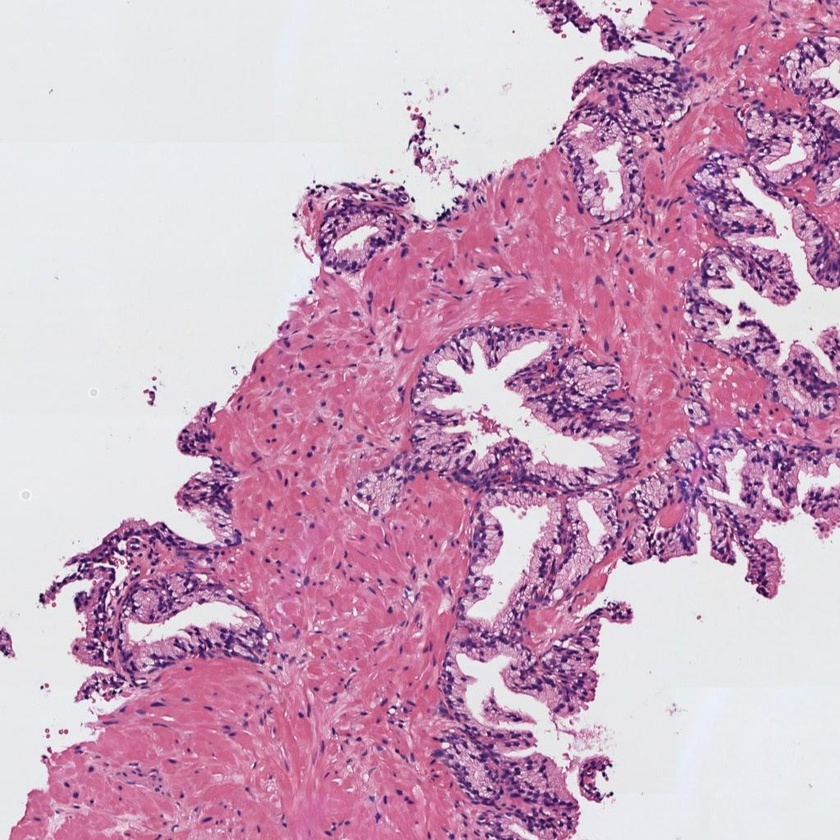
#> input picture examenTercerparcial/histo_1.jpg, 840 x 840 px, shrunk from 1024 x 1024 before the run
$ jupyter execute examenPractico_Steven_Chuiza.ipynb
#> lines starting #> are read from the running program, lines starting #| are printed output that depends on the picture; after the words box and inside, x2 and y2 are one past the last pixel; in counts of white or black regions, pixels touching at a corner belong together
## Examen Practico - Tercer Parcial

**Nombre:** *Steven Chuiza* <br>
**Fecha:** *14/6/2026* <br>

#### 0) Cargar una de las imágenes histológicas

[cell 1]
# Utilizar la librería skimage.io para leer la imagen 'histo_x.jpg' en formato RGB.
# Normalizar la imagen para que los píxeles se encuentren en el rango [0, 1]
# Visualizar la imagen

[cell 2]
# Importamos las librerias a utilizar en todo el programa
import cv2
import numpy as np
import pandas as pd
import matplotlib.pyplot as plt
from skimage.feature import graycomatrix, graycoprops # Para descriptores de textura
from skimage.measure import regionprops, label # Para descriptores de forma
from skimage import io

[cell 3]
# 1: Utilizamos la libreria skimage.io, nos permitira leer las imagenens a analizar en formato RGB
img_s = io.imread ('histo_1.jpg')
#> img_s is the input picture: shape (840, 840, 3); mean R, G, B 205, 166.3, 191.6
img_c = io.imread ('histo_2.jpg')
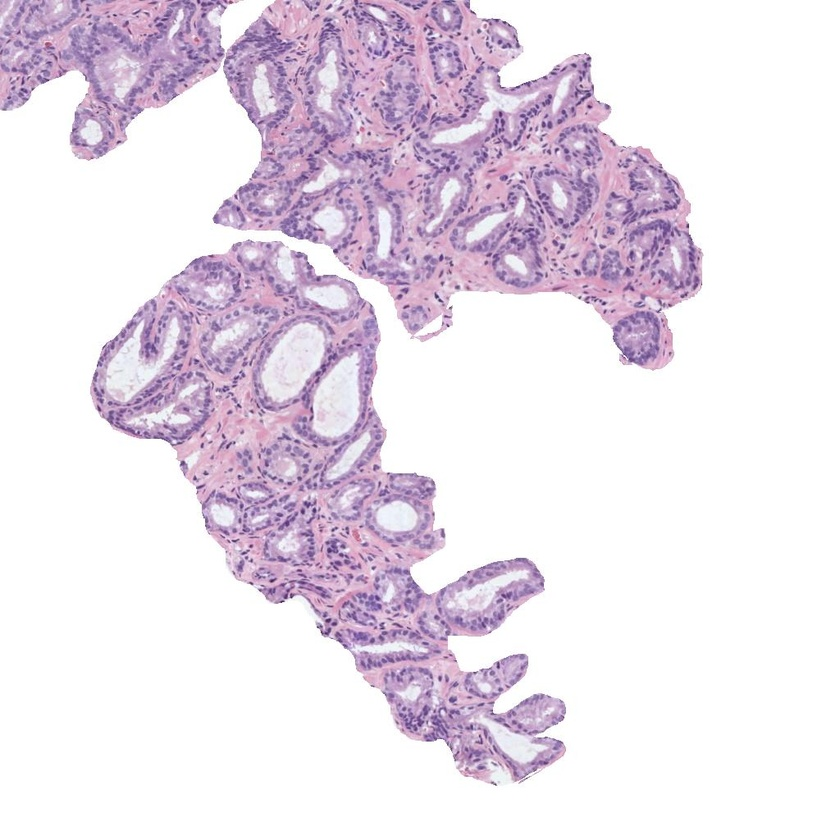
#> input picture examenTercerparcial/histo_2.jpg, 840 x 840 px, shrunk from 1024 x 1024 before the run
#> img_c is the input picture: shape (840, 840, 3); mean R, G, B 233.3, 223.2, 234.9

[cell 4]
# 2: Realizamos la normalizacion a amabas imagenes para que los pixeles se encuentren en rango [0, 1]
# Las imagenes digitales contienen valores de 0 a 255, lo cual vamos a dividir para normalizar
img_s_norm = img_s / 255.0
img_c_norm = img_c / 255.0

[cell 5]
# 3: Visualizamos las imagenes ya normalizadas
fig, ax = plt.subplots(1, 2, figsize=(10, 5))

ax[0].imshow(img_s_norm)
ax[0].set_title('Celula Sana (histo_1)')
ax[0].axis('off')

ax[1].imshow(img_c_norm)
ax[1].set_title('Celula Cancerígena (histo_2)')
ax[1].axis('off')

plt.tight_layout()
plt.show()

#### 1) Realizar una transformación de color para convertir la imagen al espacio de color CMYK

[cell 6]
# Extraer la componente magenta de la imagen (que corresponde a la región tisular)
# Visualizar la imagen del canal magenta

[cell 7]
# 1: Extreamos los componentes magenta SIENDO ( M = 1 - G )
# El canal verde corresponde al indice 1 dentro de la matriz RGB (0:R, 1:G, 2:G )
mag_s = 1.0 - img_s_norm[:, :, 1]
mag_c = 1.0 - img_c_norm[:, :, 1]

[cell 8]
# 2: Visualizamos ambas imagenes de cada magenta
fig, ax = plt.subplots(1, 2, figsize=(12, 5))

# Se utiliza cmap='gray' para visualizar la intensidad del canal
ax[0].imshow(mag_s, cmap='gray')
ax[0].set_title('Canal Magenta - EN ESTADO Sano')
ax[0].axis('off')

ax[1].imshow(mag_c, cmap='gray')
ax[1].set_title('Canal Magenta - EN ESTADO Cáncerigeno')
ax[1].axis('off')

plt.tight_layout()
plt.show()

#### 2) Umbralizar la imagen para separar los píxeles del fondo de la región tisular

[cell 9]
# Aplicar un filtro gaussiano de tamaño 5x5 y después utilizar el método de Otsu de manera que
# los píxeles correspondientes al lumen y al background de la imagen sean 1s y el resto de los píxeles tengan un valor de 0.
# Nota: Recordar que el método de Otsu requiere como input una imagen en el rango [0-255] en formato "uint8".
# Visualizar la máscara resultante

[cell 10]
# 1: Convertimos las imagenens del anterior canal al rango de [0-255] en el formato unit8
mag_s_unit8 = (mag_s * 255).astype(np.uint8)
mag_c_unit8 = (mag_c * 255).astype(np.uint8)

[cell 11]
# 2: Aplicacmos el filtro gaussiano del tamaño 5x5
# EL 0 va a ser el indicacor que OpenCV calcule automaticamente la desviacion estandar (sigma)
blur_s = cv2.GaussianBlur(mag_s_unit8, (5,5),0)
blur_c = cv2.GaussianBlur(mag_c_unit8, (5,5),0)

[cell 12]
# 3: Aplicamos el metodo de Otsu
# Utilizamos el THRESH_BINARY_INV con la finalidad de que el fondo (oscuro) pase a ser 1 mientras que la celula (clara) pase a ser 0
# El valor 1 va a ser nuestro valor maximo que va a tomar los pixeles umbralizados
_, mask_s = cv2.threshold(blur_s, 0, 1, cv2.THRESH_BINARY_INV + cv2.THRESH_OTSU)
#> mask_s: shape (840, 840); values 0 (black) and 1 (white), 46.4% white; 660 white regions (534 under 20 px), largest, box (x1, y1, x2, y2) and area: (0, 0, 675, 840) 212871, (456, 505, 840, 840) 76013, (429, 340, 620, 471) 8525
_, mask_c = cv2.threshold(blur_c, 0, 1, cv2.THRESH_BINARY_INV + cv2.THRESH_OTSU)
#> mask_c: shape (840, 840); values 0 (black) and 1 (white), 69.4% white; 10 black regions (6 under 20 px), largest, box (x1, y1, x2, y2) and area: (0, 0, 703, 370) 125877, (90, 239, 566, 786) 89883, (318, 412, 325, 421) 50, (468, 599, 477, 605) 41

[cell 13]
# 4: Visualizamos la mascara resultante
fig, ax = plt.subplots(1, 2, figsize=(12, 5))

# Usamos vmax=1 para que matplotlib inerprete que el color blanco absoluto es 1 y el negro es 0
ax[0].imshow(mask_s, cmap='gray', vmin=0, vmax=1)
ax[0].set_title('Máscara: Fondo=1, Tejido=0 - Sano')
ax[0].axis('off')

ax[1].imshow(mask_c, cmap='gray', vmin=0, vmax=1)
ax[1].set_title('Máscara: Fondo=1, Tejido=0 - Cáncer')
ax[1].axis('off')

plt.tight_layout()
plt.show()

#### 3) Limpiar la imagen eliminando los artefactos de lumen (objetos blancos pequeños que no son lúmenes)

[cell 14]
# Utilizar la librería skimage.morphology.remove_small_objects para eliminar aquellos objetos cuya área sea menor a 300 píxeles
# Más información en https://scikit-image.org/docs/dev/api/skimage.morphology.html#skimage.morphology.remove_small_objects
# Visualizaer la máscara resultante

[cell 15]
from skimage.morphology import remove_small_objects

# 1: Convertimos las mascaras a tipo booleano lo cual es requerido por la funcion
mask_s_bool = mask_s.astype(bool)
mask_c_bool = mask_c.astype(bool)

[cell 16]
# 2: Eliminamos los objetos pequeños (puntos) o areas menores a 300 pixeles
mask_s_clean = remove_small_objects(mask_s_bool, min_size=300)
mask_c_clean = remove_small_objects(mask_c_bool, min_size=300)
#> mask_c_clean: shape (840, 840) bool; 68.6% white; 9 black regions (5 under 20 px)

[cell 17]
# 3: Convertimos de nuevo a enteros de 0 y 1 para lograr visualizar y realizar futuros calculos
mask_s_clean = mask_s_clean.astype(np.uint8)
mask_c_clean = mask_c_clean.astype(np.uint8)

[cell 18]
# 4: Visualizamos la mascara resultante
fig, ax = plt.subplots(1, 2, figsize=(12, 5))

ax[0].imshow(mask_s_clean, cmap='gray', vmin=0, vmax=1)
ax[0].set_title('Máscara Limpia - Celula Sana')
ax[0].axis('off')

ax[1].imshow(mask_c_clean, cmap='gray', vmin=0, vmax=1)
ax[1].set_title('Máscara Limpia - Celula Cáncerigena')
ax[1].axis('off')

plt.tight_layout()
plt.show()

#### 4) Rellenar con 0s el fondo de la imagen para quedarnos únicamente con los lúmenes

[cell 19]
# Aplicar el algoritmo de expansión a partir de semillas (region growing) de manera que únicamente los lúmenes sean blancos
# y el resto de la imagen negra. Pista: utilizar dos semillas. Nota: Se pueden fijar las semillas de manera manual, pero
# se valorará positivamente a aquell@s que desarrollen una función para encontrarlas automáticamente.
# Visualizar la máscara resultante.

[cell 20]
# Desarrollamos la funcion para encontrar semillas
def encontrar_semillas_lumen(mascara):
    etiquetas = label(mascara)
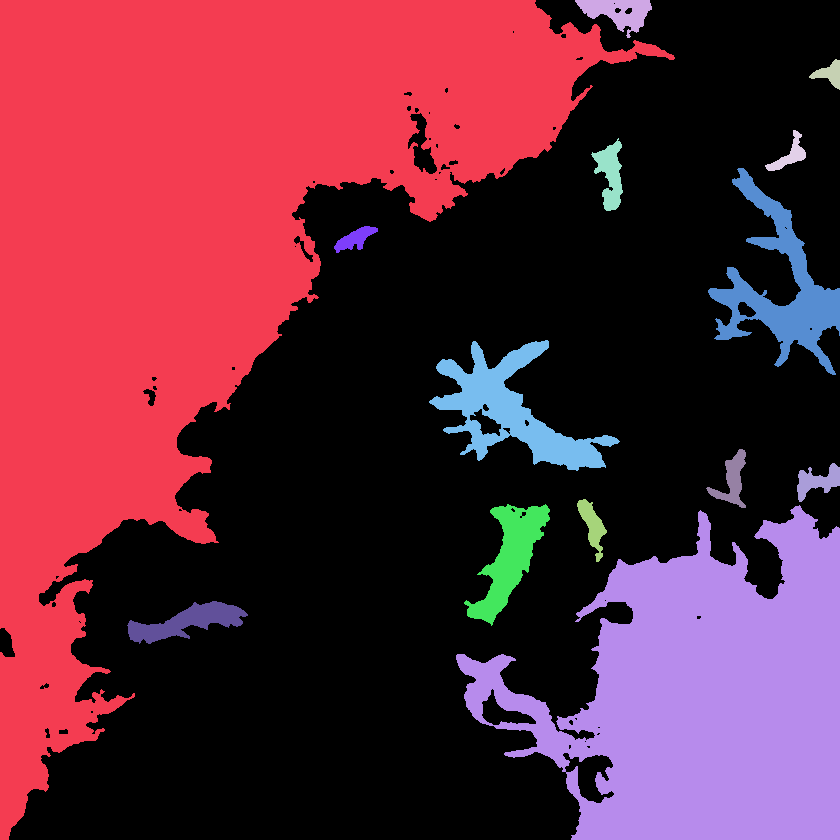
#> etiquetas: shape (840, 840) int64; 15 distinct labels, from 0 to 14; one colour per label, 0 black
    propiedades = regionprops(etiquetas)
#> propiedades = 14 regions; largest, box (x1, y1, x2, y2) and area: (0, 0, 675, 840) 212871, (456, 505, 840, 840) 76013, (429, 340, 620, 471) 8525, (708, 168, 840, 375) 8251, (464, 504, 550, 626) 4154

    regiones_arregladas = sorted(propiedades, key=lambda x: x.area, reverse=True)
#> regiones_arregladas has the same summary as propiedades

    semillas = []
    #Omitimos el fondo (indice0)
    for reg in regiones_arregladas[1:]:
        # Tomamos la coordenada exacta del primer pixel de la region (y,x)
        y,x = reg.coords[0]
        semillas.append((int(x), int(y)))
#> this loop made 13 passes
#> (y, x) on passes 1 to 8: (505, 799), (340, 545), (168, 738), (504, 507), (601, 212), (0, 575), (138, 618), (449, 739)
#> after the loop, semillas = [(799, 505), (545, 340), (738, 168), (507, 504), (212, 601), (575, 0), (618, 138), (739, 449), (832, 463), (583, 499), (364, 226), (793, 130), (835, 59)]

    return semillas

[cell 21]
# 1: Obtenemos todas las semillas exactas
semi_s = encontrar_semillas_lumen(mask_s_clean)
#> semi_s has the same summary as semillas in encontrar_semillas_lumen
semi_c = encontrar_semillas_lumen(mask_c_clean)
#> in encontrar_semillas_lumen (call 2), `etiquetas = label(mascara)`:
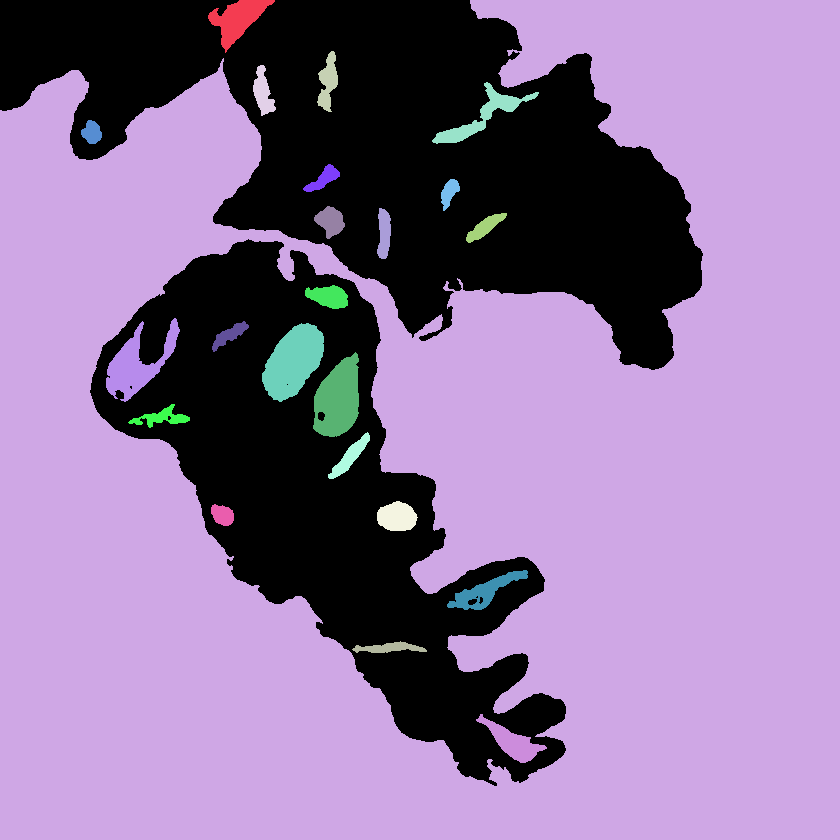
#> etiquetas: shape (840, 840) int64; 24 distinct labels, from 0 to 23; one colour per label, 0 black
#> in encontrar_semillas_lumen (call 2), `propiedades = regionprops(etiquetas)`: propiedades = 23 regions; largest, box (x1, y1, x2, y2) and area: (0, 0, 840, 840) 462146, (262, 323, 324, 402) 3148, (313, 352, 359, 437) 2766, (106, 318, 180, 402) 2405, (208, 0, 275, 53) 1548
#> in encontrar_semillas_lumen (call 2), `regiones_arregladas = sorted(propiedades, key=lambda x: x.area, revers..`: regiones_arregladas has the same summary as propiedades
#> the loop in encontrar_semillas_lumen (call 2), `for reg in regiones_arregladas[1:]:` made 22 passes
#> (y, x) on passes 1 to 8: (323, 301), (352, 355), (318, 174), (0, 239), (82, 486), (714, 480), (570, 523), (501, 396)
#> after the loop in encontrar_semillas_lumen (call 2), `for reg in regiones_arregladas[1:]:`: semillas = [(301, 323), (355, 352), (174, 318), (239, 0), (486, 82), (480, 714), (523, 570), (396, 501), (332, 285), (331, 51), (260, 65), (327, 206), (367, 432), (171, 404), (379, 208), (501, 213), (400, 641), (243, 321), (328, 164), (214, 504), (88, 120), (450, 179)]
#> semi_c has the same summary as semillas in encontrar_semillas_lumen

[cell 22]
# 2: Iniciamos los lienzos completamnentes negros (0s)
l_s = np.zeros_like(mask_s_clean)
l_c = np.zeros_like(mask_c_clean)

# copias del trabajo
mask_s_flood = mask_s_clean.copy()
mask_c_flood = mask_c_clean.copy()

[cell 23]
# 3: Aplicamos floodFill para el tejido sano
for seed in semi_s:
    cv2.floodFill(mask_s_flood, None, seed, 255)
    l_s[mask_s_flood == 255] = 1
    mask_s_flood[mask_s_flood == 255] = 0
#> this loop made 13 passes
#> l_s: shape (840, 840); values 0 (black) and 1 (white), 15% white; 13 white regions, largest, box (x1, y1, x2, y2) and area: (456, 505, 840, 840) 76013, (429, 340, 620, 471) 8525, (708, 168, 840, 375) 8251
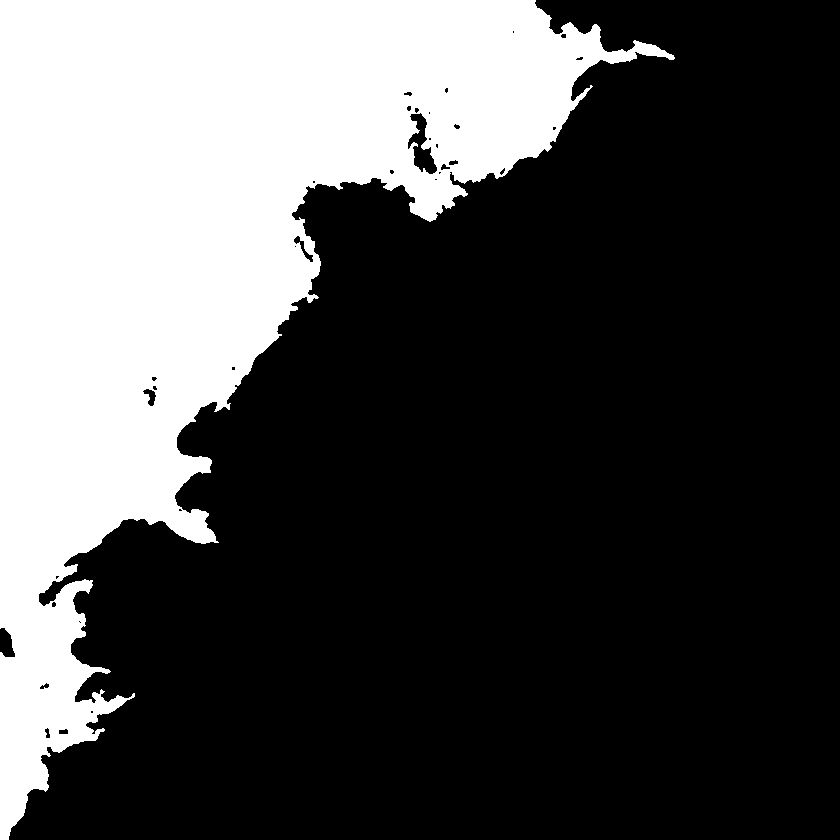
#> mask_s_flood: shape (840, 840); values 0 (black) and 1 (white), 30.2% white; 1 white region, box (x1, y1, x2, y2) and area: (0, 0, 675, 840) 212871

[cell 24]
# 4: Aplicamos floodFill para el tejido con cancer
for seed in semi_c:
    cv2.floodFill(mask_c_flood, None, seed, 255)
    l_c[mask_c_flood == 255] = 1
    mask_c_flood[mask_c_flood == 255] = 0
#> this loop made 22 passes
#> l_c: shape (840, 840); values 0 (black) and 1 (white), 3.1% white; 22 white regions, largest, box (x1, y1, x2, y2) and area: (262, 323, 324, 402) 3148, (313, 352, 359, 437) 2766, (106, 318, 180, 402) 2405
#> mask_c_flood: shape (840, 840); values 0 (black) and 1 (white), 65.5% white; 2 black regions, box (x1, y1, x2, y2) and area: (0, 0, 703, 370) 136265, (90, 239, 566, 786) 107189

[cell 25]
# 5. Visualizamos el resultado final
fig, ax = plt.subplots(1, 2, figsize=(12, 5))

ax[0].imshow(l_s, cmap='gray', vmin=0, vmax=1)
ax[0].set_title('Todos los Lúmenes - Sano')
ax[0].axis('off')

ax[1].imshow(l_c, cmap='gray', vmin=0, vmax=1)
ax[1].set_title('Todos los Lúmenes - Cáncer')
ax[1].axis('off')

plt.tight_layout()
plt.show()

#### 5) Rellenar los objetos de los lúmenes

[cell 26]
# Rellenar los lúmenes con la función binary_fill_holes de la librería scipy.ndimage.morphology
# Visualizar la máscara resultante

[cell 27]
from scipy.ndimage import binary_fill_holes

# 1: Aplicamos la libreria binary_fill_holes
# Esta funcion nos va a devolver una matriz booleana (True/Falce), para despues pasar a unit8(1/0)
l_s_filled = binary_fill_holes(l_s).astype(np.uint8)
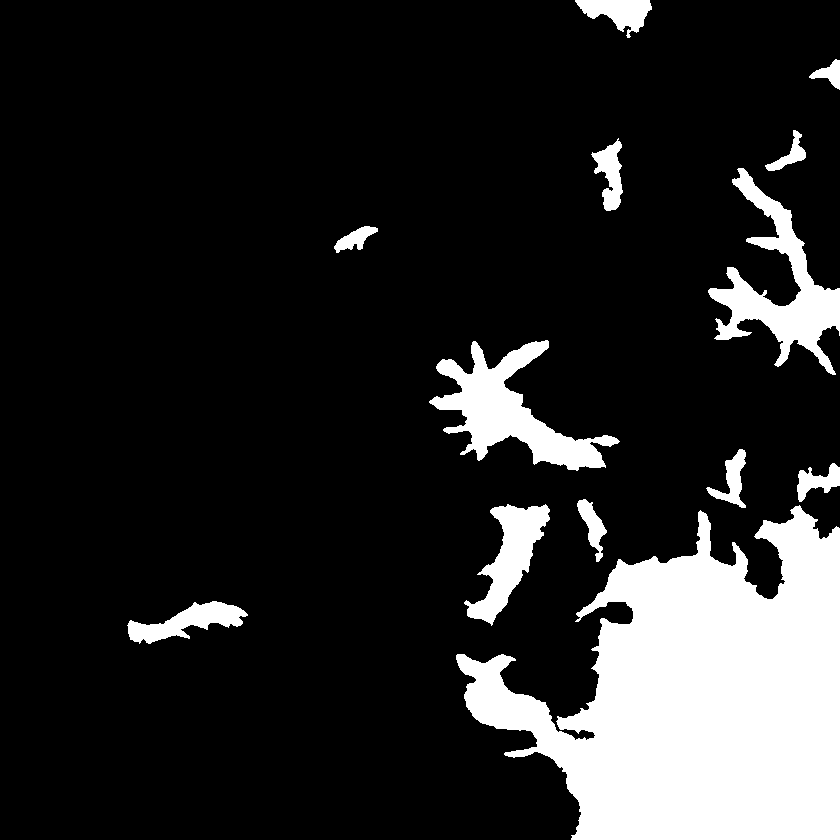
#> l_s_filled: shape (840, 840); values 0 (black) and 1 (white), 15.4% white; 13 white regions, largest, box (x1, y1, x2, y2) and area: (456, 505, 840, 840) 78101, (429, 340, 620, 471) 8979, (708, 168, 840, 375) 8430
l_c_filled = binary_fill_holes(l_c).astype(np.uint8)
#> l_c_filled: shape (840, 840); values 0 (black) and 1 (white), 3.1% white; 22 white regions
#> (the rest of the program and of its run is left out)
